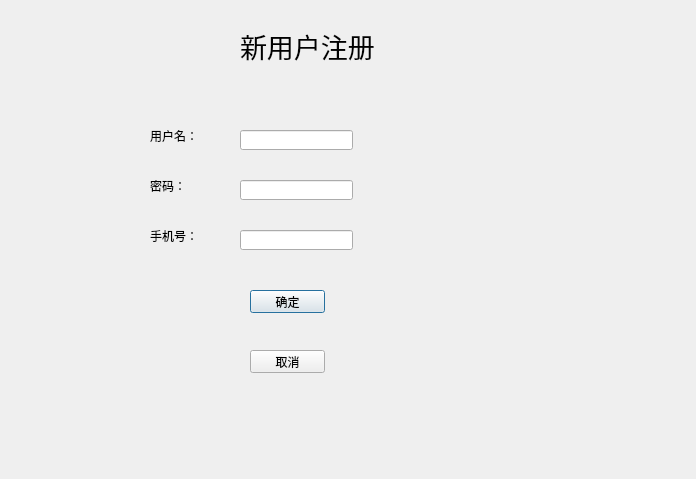
<?xml version="1.0" encoding="UTF-8"?>
<ui version="4.0">
 <class>CustomerRegestrationDlg</class>
 <widget class="QDialog" name="CustomerRegestrationDlg">
  <property name="geometry">
   <rect>
    <x>0</x>
    <y>0</y>
    <width>696</width>
    <height>479</height>
   </rect>
  </property>
  <property name="windowTitle">
   <string>Dialog</string>
  </property>
  <widget class="QLabel" name="label">
   <property name="geometry">
    <rect>
     <x>240</x>
     <y>30</y>
     <width>151</width>
     <height>31</height>
    </rect>
   </property>
   <property name="font">
    <font>
     <family>AcadEref</family>
     <pointsize>20</pointsize>
    </font>
   </property>
   <property name="text">
    <string>新用户注册</string>
   </property>
  </widget>
  <widget class="QLineEdit" name="lineEdit">
   <property name="geometry">
    <rect>
     <x>240</x>
     <y>130</y>
     <width>113</width>
     <height>20</height>
    </rect>
   </property>
  </widget>
  <widget class="QLineEdit" name="lineEdit_2">
   <property name="geometry">
    <rect>
     <x>240</x>
     <y>180</y>
     <width>113</width>
     <height>20</height>
    </rect>
   </property>
  </widget>
  <widget class="QLineEdit" name="lineEdit_3">
   <property name="geometry">
    <rect>
     <x>240</x>
     <y>230</y>
     <width>113</width>
     <height>20</height>
    </rect>
   </property>
  </widget>
  <widget class="QLabel" name="label_2">
   <property name="geometry">
    <rect>
     <x>150</x>
     <y>130</y>
     <width>54</width>
     <height>12</height>
    </rect>
   </property>
   <property name="text">
    <string>用户名：</string>
   </property>
  </widget>
  <widget class="QLabel" name="label_3">
   <property name="geometry">
    <rect>
     <x>150</x>
     <y>180</y>
     <width>54</width>
     <height>12</height>
    </rect>
   </property>
   <property name="text">
    <string>密码：</string>
   </property>
  </widget>
  <widget class="QLabel" name="label_4">
   <property name="geometry">
    <rect>
     <x>150</x>
     <y>230</y>
     <width>54</width>
     <height>12</height>
    </rect>
   </property>
   <property name="text">
    <string>手机号：</string>
   </property>
  </widget>
  <widget class="QPushButton" name="pushButton">
   <property name="geometry">
    <rect>
     <x>250</x>
     <y>290</y>
     <width>75</width>
     <height>23</height>
    </rect>
   </property>
   <property name="text">
    <string>确定</string>
   </property>
  </widget>
  <widget class="QPushButton" name="pushButton_2">
   <property name="geometry">
    <rect>
     <x>250</x>
     <y>350</y>
     <width>75</width>
     <height>23</height>
    </rect>
   </property>
   <property name="text">
    <string>取消</string>
   </property>
  </widget>
 </widget>
 <resources/>
 <connections/>
</ui>
